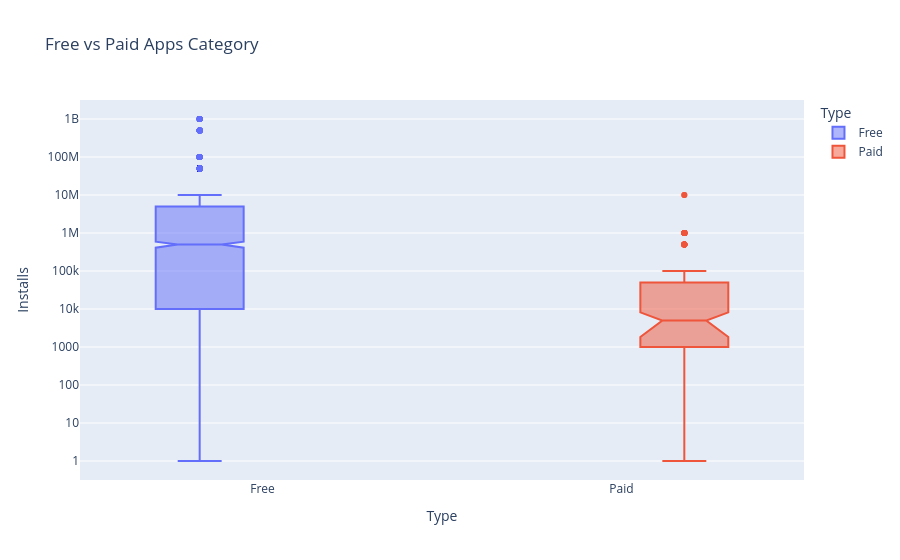

This figure's notebook cell:
### Markdown cell above
# Plotly Box Plots: Lost Downloads for Paid Apps

**Challenge**: Create a box plot that shows the number of Installs for free versus paid apps. How does the median number of installations compare? Is the difference large or small?

Use the [Box Plots Guide](https://plotly.com/python/box-plots/) and the [.box API reference](https://plotly.com/python-api-reference/generated/plotly.express.box.html) to create the following chart. 

<img src=https://imgur.com/uVsECT3.png>

### Code cell
box = px.box(df_apps_clean,
             x = df_apps_clean.Type, # index = category name
             y = df_apps_clean.Installs,
             title = "Free vs Paid Apps Category",
             notched=True,
             points="outliers",
             color=df_apps_clean.Type,
             boxmode = "group")
box.update_layout(xaxis_title='Type', 
                  yaxis_title='Installs',
                  coloraxis_showscale=True,
                  yaxis=dict(type='log'))
box.show()

### Figure 1 — Plotly figure (JSON) as saved in the notebook; plotly's stock layout.template omitted (floating-point values rounded to 4 significant figures; data arrays with more than 128 entries replaced by an {"elided": "..."} marker saying what was removed)
{"data": [{"alignmentgroup": "True", "boxpoints": "outliers", "hovertemplate": "Type=%{x}<br>Installs=%{y}<extra></extra>", "legendgroup": "Free", "marker": {"color": "#636efa"}, "name": "Free", "notched": true, "offsetgroup": "Free", "orientation": "v", "showlegend": true, "type": "box", "x": {"elided": "7595 str values"}, "x0": " ", "xaxis": "x", "y": {"elided": "7595 int values"}, "y0": " ", "yaxis": "y"}, {"alignmentgroup": "True", "boxpoints": "outliers", "hovertemplate": "Type=%{x}<br>Installs=%{y}<extra></extra>", "legendgroup": "Paid", "marker": {"color": "#EF553B"}, "name": "Paid", "notched": true, "offsetgroup": "Paid", "orientation": "v", "showlegend": true, "type": "box", "x": {"elided": "589 str values"}, "x0": " ", "xaxis": "x", "y": {"elided": "589 int values"}, "y0": " ", "yaxis": "y"}], "layout": {"autosize": true, "boxmode": "group", "coloraxis": {"showscale": true}, "legend": {"title": {"text": "Type"}, "tracegroupgap": 0}, "title": {"text": "Free vs Paid Apps Category"}, "xaxis": {"anchor": "y", "autorange": true, "categoryarray": ["Free", "Paid"], "categoryorder": "array", "domain": [0, 1], "range": [-0.5066, 1.507], "title": {"text": "Type"}, "type": "category"}, "yaxis": {"anchor": "x", "autorange": true, "domain": [0, 1], "range": [-0.5, 9.5], "title": {"text": "Installs"}, "type": "log"}}}
